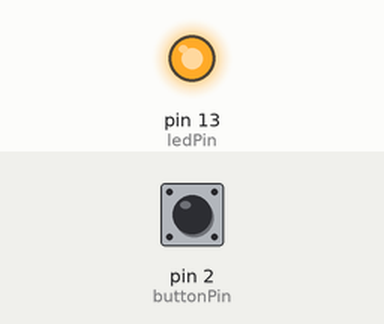
A sketch run on a simulated Arduino Uno, built with avr-gcc and run on an emulated ATmega328P. Parts: output pins drawn as LEDs (lit = HIGH). Inputs (shaded band) come from the test bench; at power-on: pin 2 (buttonPin) HIGH.

Above: at 0.1 s.
At 0.6 s:
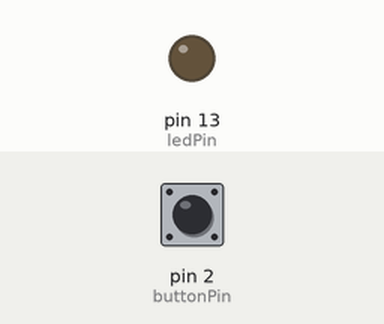
Timing chart, 0 to 2.1 s (numbered marks = the images above):
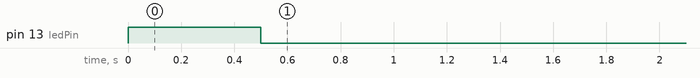

The sketch:

button_temp_eeprom.ino
```cpp
#include <EEPROM.h>

const int buttonPin = 2;    // Pin for the push button
const int ledPin = 13;      // Pin for the LED
const int eepromAddress = 0; // EEPROM memory address to store the temperature

int desiredTemperature = 25;  // Initial desired temperature
int buttonState = HIGH;       // Current state of the button
int lastButtonState = HIGH;   // Previous state of the button

void setup() {
  pinMode(buttonPin, INPUT_PULLUP);
  pinMode(ledPin, OUTPUT);

  // Read the desired temperature from EEPROM
  desiredTemperature = EEPROM.read(eepromAddress);

  // Set the LED state based on the desired temperature
  digitalWrite(ledPin, HIGH);
  delay(500);
  digitalWrite(ledPin, LOW);
}

void loop() {

  buttonState = digitalRead(buttonPin);     // Read the state of the button


  if (buttonState == LOW && lastButtonState == HIGH) // Check if the button is pressed and released
  {

    desiredTemperature++;   // Increment the desired temperature by 1


    EEPROM.write(eepromAddress, desiredTemperature);    // Store the new desired temperature in EEPROM

    // Blink the LED to indicate the temperature change
    digitalWrite(ledPin, HIGH);
    delay(200);
    digitalWrite(ledPin, LOW);
  }


  lastButtonState = buttonState;    // Update the button state
}
```
